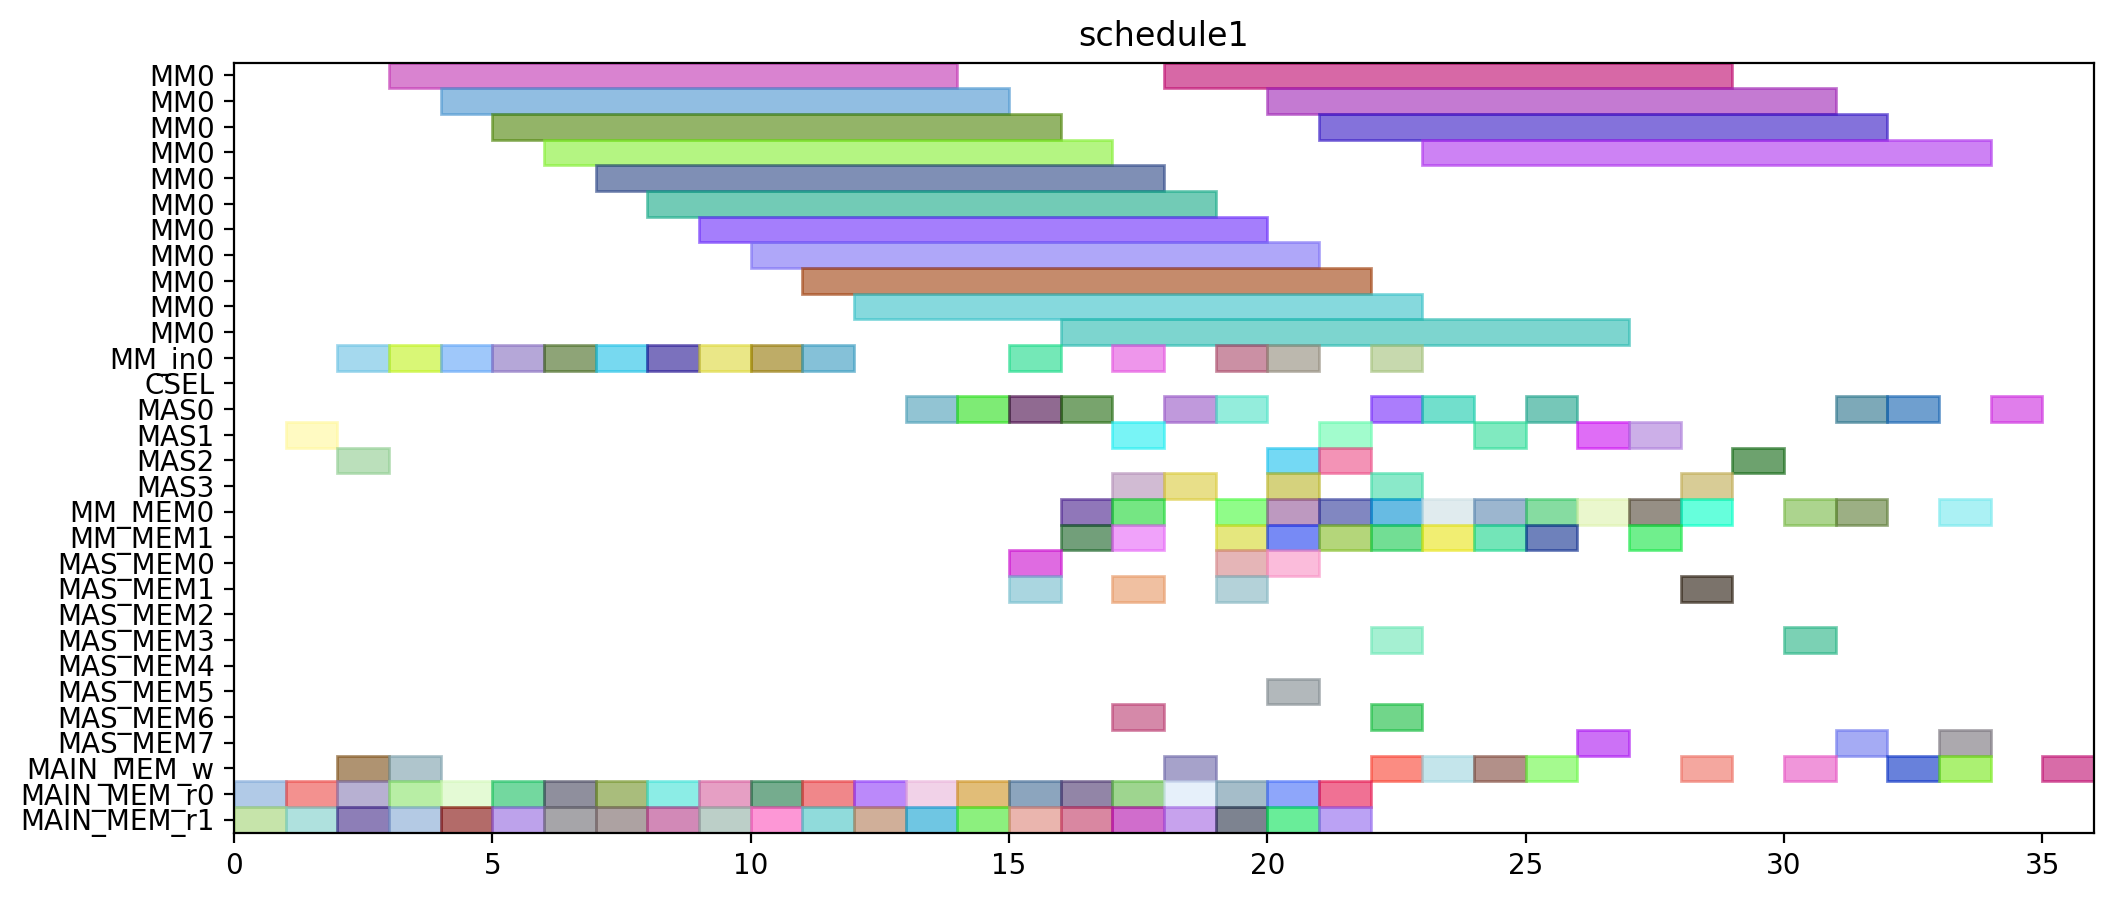

Recreate this plot in Python.
from pyschedule import Scenario, solvers, plotters, alt


def solve():
	horizon = 143
	S = Scenario("schedule1", horizon=horizon)

	# resource
	MM = S.Resources('MM', num=1, size=11)
	MM_in = S.Resources('MM_in', num=1)
	CSEL = S.Resource('CSEL')
	MAS = S.Resources('MAS', num=4, size=1, periods=range(1, horizon))
	MM_MEM = S.Resources('MM_MEM', num=2)
	MAS_MEM = S.Resources('MAS_MEM', num=8)
	MAIN_MEM_w = S.Resource('MAIN_MEM_w', size=1)
	MAIN_MEM_r = S.Resources('MAIN_MEM_r', num=2)

	# result of previous scheduling
	c001_mem0 = S.Task('c001_mem0', length=1, delay_cost=1)
	S += c001_mem0 >= 0
	c001_mem0 += MAIN_MEM_r[0]

	c001_mem1 = S.Task('c001_mem1', length=1, delay_cost=1)
	S += c001_mem1 >= 0
	c001_mem1 += MAIN_MEM_r[1]

	c000_mem0 = S.Task('c000_mem0', length=1, delay_cost=1)
	S += c000_mem0 >= 1
	c000_mem0 += MAIN_MEM_r[0]

	c000_mem1 = S.Task('c000_mem1', length=1, delay_cost=1)
	S += c000_mem1 >= 1
	c000_mem1 += MAIN_MEM_r[1]

	c001 = S.Task('c001', length=1, delay_cost=1)
	S += c001 >= 1
	c001 += MAS[1]

	c000 = S.Task('c000', length=1, delay_cost=1)
	S += c000 >= 2
	c000 += MAS[2]

	c001_w = S.Task('c001_w', length=1, delay_cost=1)
	S += c001_w >= 2
	c001_w += MAIN_MEM_w

	c20_t1_in = S.Task('c20_t1_in', length=1, delay_cost=1)
	S += c20_t1_in >= 2
	c20_t1_in += MM_in[0]

	c20_t1_mem0 = S.Task('c20_t1_mem0', length=1, delay_cost=1)
	S += c20_t1_mem0 >= 2
	c20_t1_mem0 += MAIN_MEM_r[0]

	c20_t1_mem1 = S.Task('c20_t1_mem1', length=1, delay_cost=1)
	S += c20_t1_mem1 >= 2
	c20_t1_mem1 += MAIN_MEM_r[1]

	c000_w = S.Task('c000_w', length=1, delay_cost=1)
	S += c000_w >= 3
	c000_w += MAIN_MEM_w

	c11_t1_in = S.Task('c11_t1_in', length=1, delay_cost=1)
	S += c11_t1_in >= 3
	c11_t1_in += MM_in[0]

	c11_t1_mem0 = S.Task('c11_t1_mem0', length=1, delay_cost=1)
	S += c11_t1_mem0 >= 3
	c11_t1_mem0 += MAIN_MEM_r[0]

	c11_t1_mem1 = S.Task('c11_t1_mem1', length=1, delay_cost=1)
	S += c11_t1_mem1 >= 3
	c11_t1_mem1 += MAIN_MEM_r[1]

	c20_t1 = S.Task('c20_t1', length=11, delay_cost=1)
	S += c20_t1 >= 3
	c20_t1 += MM[0]

	c10_t1_in = S.Task('c10_t1_in', length=1, delay_cost=1)
	S += c10_t1_in >= 4
	c10_t1_in += MM_in[0]

	c10_t1_mem0 = S.Task('c10_t1_mem0', length=1, delay_cost=1)
	S += c10_t1_mem0 >= 4
	c10_t1_mem0 += MAIN_MEM_r[0]

	c10_t1_mem1 = S.Task('c10_t1_mem1', length=1, delay_cost=1)
	S += c10_t1_mem1 >= 4
	c10_t1_mem1 += MAIN_MEM_r[1]

	c11_t1 = S.Task('c11_t1', length=11, delay_cost=1)
	S += c11_t1 >= 4
	c11_t1 += MM[0]

	c10_t1 = S.Task('c10_t1', length=11, delay_cost=1)
	S += c10_t1 >= 5
	c10_t1 += MM[0]

	c11_t0_in = S.Task('c11_t0_in', length=1, delay_cost=1)
	S += c11_t0_in >= 5
	c11_t0_in += MM_in[0]

	c11_t0_mem0 = S.Task('c11_t0_mem0', length=1, delay_cost=1)
	S += c11_t0_mem0 >= 5
	c11_t0_mem0 += MAIN_MEM_r[0]

	c11_t0_mem1 = S.Task('c11_t0_mem1', length=1, delay_cost=1)
	S += c11_t0_mem1 >= 5
	c11_t0_mem1 += MAIN_MEM_r[1]

	c01_t0_in = S.Task('c01_t0_in', length=1, delay_cost=1)
	S += c01_t0_in >= 6
	c01_t0_in += MM_in[0]

	c01_t0_mem0 = S.Task('c01_t0_mem0', length=1, delay_cost=1)
	S += c01_t0_mem0 >= 6
	c01_t0_mem0 += MAIN_MEM_r[0]

	c01_t0_mem1 = S.Task('c01_t0_mem1', length=1, delay_cost=1)
	S += c01_t0_mem1 >= 6
	c01_t0_mem1 += MAIN_MEM_r[1]

	c11_t0 = S.Task('c11_t0', length=11, delay_cost=1)
	S += c11_t0 >= 6
	c11_t0 += MM[0]

	c01_t0 = S.Task('c01_t0', length=11, delay_cost=1)
	S += c01_t0 >= 7
	c01_t0 += MM[0]

	c21_t1_in = S.Task('c21_t1_in', length=1, delay_cost=1)
	S += c21_t1_in >= 7
	c21_t1_in += MM_in[0]

	c21_t1_mem0 = S.Task('c21_t1_mem0', length=1, delay_cost=1)
	S += c21_t1_mem0 >= 7
	c21_t1_mem0 += MAIN_MEM_r[0]

	c21_t1_mem1 = S.Task('c21_t1_mem1', length=1, delay_cost=1)
	S += c21_t1_mem1 >= 7
	c21_t1_mem1 += MAIN_MEM_r[1]

	c21_t0_in = S.Task('c21_t0_in', length=1, delay_cost=1)
	S += c21_t0_in >= 8
	c21_t0_in += MM_in[0]

	c21_t0_mem0 = S.Task('c21_t0_mem0', length=1, delay_cost=1)
	S += c21_t0_mem0 >= 8
	c21_t0_mem0 += MAIN_MEM_r[0]

	c21_t0_mem1 = S.Task('c21_t0_mem1', length=1, delay_cost=1)
	S += c21_t0_mem1 >= 8
	c21_t0_mem1 += MAIN_MEM_r[1]

	c21_t1 = S.Task('c21_t1', length=11, delay_cost=1)
	S += c21_t1 >= 8
	c21_t1 += MM[0]

	c20_t0_in = S.Task('c20_t0_in', length=1, delay_cost=1)
	S += c20_t0_in >= 9
	c20_t0_in += MM_in[0]

	c20_t0_mem0 = S.Task('c20_t0_mem0', length=1, delay_cost=1)
	S += c20_t0_mem0 >= 9
	c20_t0_mem0 += MAIN_MEM_r[0]

	c20_t0_mem1 = S.Task('c20_t0_mem1', length=1, delay_cost=1)
	S += c20_t0_mem1 >= 9
	c20_t0_mem1 += MAIN_MEM_r[1]

	c21_t0 = S.Task('c21_t0', length=11, delay_cost=1)
	S += c21_t0 >= 9
	c21_t0 += MM[0]

	c10_t0_in = S.Task('c10_t0_in', length=1, delay_cost=1)
	S += c10_t0_in >= 10
	c10_t0_in += MM_in[0]

	c10_t0_mem0 = S.Task('c10_t0_mem0', length=1, delay_cost=1)
	S += c10_t0_mem0 >= 10
	c10_t0_mem0 += MAIN_MEM_r[0]

	c10_t0_mem1 = S.Task('c10_t0_mem1', length=1, delay_cost=1)
	S += c10_t0_mem1 >= 10
	c10_t0_mem1 += MAIN_MEM_r[1]

	c20_t0 = S.Task('c20_t0', length=11, delay_cost=1)
	S += c20_t0 >= 10
	c20_t0 += MM[0]

	c01_t1_in = S.Task('c01_t1_in', length=1, delay_cost=1)
	S += c01_t1_in >= 11
	c01_t1_in += MM_in[0]

	c01_t1_mem0 = S.Task('c01_t1_mem0', length=1, delay_cost=1)
	S += c01_t1_mem0 >= 11
	c01_t1_mem0 += MAIN_MEM_r[0]

	c01_t1_mem1 = S.Task('c01_t1_mem1', length=1, delay_cost=1)
	S += c01_t1_mem1 >= 11
	c01_t1_mem1 += MAIN_MEM_r[1]

	c10_t0 = S.Task('c10_t0', length=11, delay_cost=1)
	S += c10_t0 >= 11
	c10_t0 += MM[0]

	c01_t1 = S.Task('c01_t1', length=11, delay_cost=1)
	S += c01_t1 >= 12
	c01_t1 += MM[0]

	c11_t2_mem0 = S.Task('c11_t2_mem0', length=1, delay_cost=1)
	S += c11_t2_mem0 >= 12
	c11_t2_mem0 += MAIN_MEM_r[0]

	c11_t2_mem1 = S.Task('c11_t2_mem1', length=1, delay_cost=1)
	S += c11_t2_mem1 >= 12
	c11_t2_mem1 += MAIN_MEM_r[1]

	c01_t2_mem0 = S.Task('c01_t2_mem0', length=1, delay_cost=1)
	S += c01_t2_mem0 >= 13
	c01_t2_mem0 += MAIN_MEM_r[0]

	c01_t2_mem1 = S.Task('c01_t2_mem1', length=1, delay_cost=1)
	S += c01_t2_mem1 >= 13
	c01_t2_mem1 += MAIN_MEM_r[1]

	c11_t2 = S.Task('c11_t2', length=1, delay_cost=1)
	S += c11_t2 >= 13
	c11_t2 += MAS[0]

	c01_t2 = S.Task('c01_t2', length=1, delay_cost=1)
	S += c01_t2 >= 14
	c01_t2 += MAS[0]

	c11_t3_mem0 = S.Task('c11_t3_mem0', length=1, delay_cost=1)
	S += c11_t3_mem0 >= 14
	c11_t3_mem0 += MAIN_MEM_r[0]

	c11_t3_mem1 = S.Task('c11_t3_mem1', length=1, delay_cost=1)
	S += c11_t3_mem1 >= 14
	c11_t3_mem1 += MAIN_MEM_r[1]

	c11_t3 = S.Task('c11_t3', length=1, delay_cost=1)
	S += c11_t3 >= 15
	c11_t3 += MAS[0]

	c20_t3_mem0 = S.Task('c20_t3_mem0', length=1, delay_cost=1)
	S += c20_t3_mem0 >= 15
	c20_t3_mem0 += MAIN_MEM_r[0]

	c20_t3_mem1 = S.Task('c20_t3_mem1', length=1, delay_cost=1)
	S += c20_t3_mem1 >= 15
	c20_t3_mem1 += MAIN_MEM_r[1]

	c20_t2_mem0 = S.Task('c20_t2_mem0', length=1, delay_cost=1)
	S += c20_t2_mem0 >= 16
	c20_t2_mem0 += MAIN_MEM_r[0]

	c20_t2_mem1 = S.Task('c20_t2_mem1', length=1, delay_cost=1)
	S += c20_t2_mem1 >= 16
	c20_t2_mem1 += MAIN_MEM_r[1]

	c20_t3 = S.Task('c20_t3', length=1, delay_cost=1)
	S += c20_t3 >= 16
	c20_t3 += MAS[0]

	c10_t2_mem0 = S.Task('c10_t2_mem0', length=1, delay_cost=1)
	S += c10_t2_mem0 >= 17
	c10_t2_mem0 += MAIN_MEM_r[0]

	c10_t2_mem1 = S.Task('c10_t2_mem1', length=1, delay_cost=1)
	S += c10_t2_mem1 >= 17
	c10_t2_mem1 += MAIN_MEM_r[1]

	c20_t2 = S.Task('c20_t2', length=1, delay_cost=1)
	S += c20_t2 >= 17
	c20_t2 += MAS[3]

	c01_t3_mem0 = S.Task('c01_t3_mem0', length=1, delay_cost=1)
	S += c01_t3_mem0 >= 18
	c01_t3_mem0 += MAIN_MEM_r[0]

	c01_t3_mem1 = S.Task('c01_t3_mem1', length=1, delay_cost=1)
	S += c01_t3_mem1 >= 18
	c01_t3_mem1 += MAIN_MEM_r[1]

	c10_t2 = S.Task('c10_t2', length=1, delay_cost=1)
	S += c10_t2 >= 18
	c10_t2 += MAS[0]

	c01_t3 = S.Task('c01_t3', length=1, delay_cost=1)
	S += c01_t3 >= 19
	c01_t3 += MAS[0]

	c10_t3_mem0 = S.Task('c10_t3_mem0', length=1, delay_cost=1)
	S += c10_t3_mem0 >= 19
	c10_t3_mem0 += MAIN_MEM_r[0]

	c10_t3_mem1 = S.Task('c10_t3_mem1', length=1, delay_cost=1)
	S += c10_t3_mem1 >= 19
	c10_t3_mem1 += MAIN_MEM_r[1]

	c10_t3 = S.Task('c10_t3', length=1, delay_cost=1)
	S += c10_t3 >= 20
	c10_t3 += MAS[2]

	c21_t3_mem0 = S.Task('c21_t3_mem0', length=1, delay_cost=1)
	S += c21_t3_mem0 >= 20
	c21_t3_mem0 += MAIN_MEM_r[0]

	c21_t3_mem1 = S.Task('c21_t3_mem1', length=1, delay_cost=1)
	S += c21_t3_mem1 >= 20
	c21_t3_mem1 += MAIN_MEM_r[1]

	c21_t2_mem0 = S.Task('c21_t2_mem0', length=1, delay_cost=1)
	S += c21_t2_mem0 >= 21
	c21_t2_mem0 += MAIN_MEM_r[0]

	c21_t2_mem1 = S.Task('c21_t2_mem1', length=1, delay_cost=1)
	S += c21_t2_mem1 >= 21
	c21_t2_mem1 += MAIN_MEM_r[1]

	c21_t3 = S.Task('c21_t3', length=1, delay_cost=1)
	S += c21_t3 >= 21
	c21_t3 += MAS[1]

	c21_t2 = S.Task('c21_t2', length=1, delay_cost=1)
	S += c21_t2 >= 22
	c21_t2 += MAS[3]


	# new tasks
	c10_t4 = S.Task('c10_t4', length=11, delay_cost=1)
	c10_t4 += alt(MM)
	c10_t4_in = S.Task('c10_t4_in', length=1, delay_cost=1)
	c10_t4_in += alt(MM_in)
	S += c10_t4_in*MM_in[0]<=c10_t4*MM[0]
	c10_t4_mem0 = S.Task('c10_t4_mem0', length=1, delay_cost=1)
	c10_t4_mem0 += MAS_MEM[0]
	S += 18 < c10_t4_mem0
	S += c10_t4_mem0 <= c10_t4

	c10_t4_mem1 = S.Task('c10_t4_mem1', length=1, delay_cost=1)
	c10_t4_mem1 += MAS_MEM[5]
	S += 20 < c10_t4_mem1
	S += c10_t4_mem1 <= c10_t4

	c100 = S.Task('c100', length=1, delay_cost=1)
	c100 += alt(MAS)
	S += 18<c100

	c100_w = S.Task('c100_w', length=1, delay_cost=1)
	c100_w += alt(MAIN_MEM_w)
	S += c100 <= c100_w

	c100_mem0 = S.Task('c100_mem0', length=1, delay_cost=1)
	c100_mem0 += MM_MEM[0]
	S += 21 < c100_mem0
	S += c100_mem0 <= c100

	c100_mem1 = S.Task('c100_mem1', length=1, delay_cost=1)
	c100_mem1 += MM_MEM[1]
	S += 15 < c100_mem1
	S += c100_mem1 <= c100

	c10_t5 = S.Task('c10_t5', length=1, delay_cost=1)
	c10_t5 += alt(MAS)
	c10_t5_mem0 = S.Task('c10_t5_mem0', length=1, delay_cost=1)
	c10_t5_mem0 += MM_MEM[0]
	S += 21 < c10_t5_mem0
	S += c10_t5_mem0 <= c10_t5

	c10_t5_mem1 = S.Task('c10_t5_mem1', length=1, delay_cost=1)
	c10_t5_mem1 += MM_MEM[1]
	S += 15 < c10_t5_mem1
	S += c10_t5_mem1 <= c10_t5

	c20_t4 = S.Task('c20_t4', length=11, delay_cost=1)
	c20_t4 += alt(MM)
	c20_t4_in = S.Task('c20_t4_in', length=1, delay_cost=1)
	c20_t4_in += alt(MM_in)
	S += c20_t4_in*MM_in[0]<=c20_t4*MM[0]
	c20_t4_mem0 = S.Task('c20_t4_mem0', length=1, delay_cost=1)
	c20_t4_mem0 += MAS_MEM[6]
	S += 17 < c20_t4_mem0
	S += c20_t4_mem0 <= c20_t4

	c20_t4_mem1 = S.Task('c20_t4_mem1', length=1, delay_cost=1)
	c20_t4_mem1 += MAS_MEM[1]
	S += 16 < c20_t4_mem1
	S += c20_t4_mem1 <= c20_t4

	c200 = S.Task('c200', length=1, delay_cost=1)
	c200 += alt(MAS)
	S += 17<c200

	c200_w = S.Task('c200_w', length=1, delay_cost=1)
	c200_w += alt(MAIN_MEM_w)
	S += c200 <= c200_w

	c200_mem0 = S.Task('c200_mem0', length=1, delay_cost=1)
	c200_mem0 += MM_MEM[0]
	S += 20 < c200_mem0
	S += c200_mem0 <= c200

	c200_mem1 = S.Task('c200_mem1', length=1, delay_cost=1)
	c200_mem1 += MM_MEM[1]
	S += 13 < c200_mem1
	S += c200_mem1 <= c200

	c20_t5 = S.Task('c20_t5', length=1, delay_cost=1)
	c20_t5 += alt(MAS)
	c20_t5_mem0 = S.Task('c20_t5_mem0', length=1, delay_cost=1)
	c20_t5_mem0 += MM_MEM[0]
	S += 20 < c20_t5_mem0
	S += c20_t5_mem0 <= c20_t5

	c20_t5_mem1 = S.Task('c20_t5_mem1', length=1, delay_cost=1)
	c20_t5_mem1 += MM_MEM[1]
	S += 13 < c20_t5_mem1
	S += c20_t5_mem1 <= c20_t5

	c01_t4 = S.Task('c01_t4', length=11, delay_cost=1)
	c01_t4 += alt(MM)
	c01_t4_in = S.Task('c01_t4_in', length=1, delay_cost=1)
	c01_t4_in += alt(MM_in)
	S += c01_t4_in*MM_in[0]<=c01_t4*MM[0]
	c01_t4_mem0 = S.Task('c01_t4_mem0', length=1, delay_cost=1)
	c01_t4_mem0 += MAS_MEM[0]
	S += 14 < c01_t4_mem0
	S += c01_t4_mem0 <= c01_t4

	c01_t4_mem1 = S.Task('c01_t4_mem1', length=1, delay_cost=1)
	c01_t4_mem1 += MAS_MEM[1]
	S += 19 < c01_t4_mem1
	S += c01_t4_mem1 <= c01_t4

	c010 = S.Task('c010', length=1, delay_cost=1)
	c010 += alt(MAS)
	S += 14<c010

	c010_w = S.Task('c010_w', length=1, delay_cost=1)
	c010_w += alt(MAIN_MEM_w)
	S += c010 <= c010_w

	c010_mem0 = S.Task('c010_mem0', length=1, delay_cost=1)
	c010_mem0 += MM_MEM[0]
	S += 17 < c010_mem0
	S += c010_mem0 <= c010

	c010_mem1 = S.Task('c010_mem1', length=1, delay_cost=1)
	c010_mem1 += MM_MEM[1]
	S += 22 < c010_mem1
	S += c010_mem1 <= c010

	c01_t5 = S.Task('c01_t5', length=1, delay_cost=1)
	c01_t5 += alt(MAS)
	c01_t5_mem0 = S.Task('c01_t5_mem0', length=1, delay_cost=1)
	c01_t5_mem0 += MM_MEM[0]
	S += 17 < c01_t5_mem0
	S += c01_t5_mem0 <= c01_t5

	c01_t5_mem1 = S.Task('c01_t5_mem1', length=1, delay_cost=1)
	c01_t5_mem1 += MM_MEM[1]
	S += 22 < c01_t5_mem1
	S += c01_t5_mem1 <= c01_t5

	c11_t4 = S.Task('c11_t4', length=11, delay_cost=1)
	c11_t4 += alt(MM)
	c11_t4_in = S.Task('c11_t4_in', length=1, delay_cost=1)
	c11_t4_in += alt(MM_in)
	S += c11_t4_in*MM_in[0]<=c11_t4*MM[0]
	c11_t4_mem0 = S.Task('c11_t4_mem0', length=1, delay_cost=1)
	c11_t4_mem0 += MAS_MEM[0]
	S += 13 < c11_t4_mem0
	S += c11_t4_mem0 <= c11_t4

	c11_t4_mem1 = S.Task('c11_t4_mem1', length=1, delay_cost=1)
	c11_t4_mem1 += MAS_MEM[1]
	S += 15 < c11_t4_mem1
	S += c11_t4_mem1 <= c11_t4

	c110 = S.Task('c110', length=1, delay_cost=1)
	c110 += alt(MAS)
	S += 13<c110

	c110_w = S.Task('c110_w', length=1, delay_cost=1)
	c110_w += alt(MAIN_MEM_w)
	S += c110 <= c110_w

	c110_mem0 = S.Task('c110_mem0', length=1, delay_cost=1)
	c110_mem0 += MM_MEM[0]
	S += 16 < c110_mem0
	S += c110_mem0 <= c110

	c110_mem1 = S.Task('c110_mem1', length=1, delay_cost=1)
	c110_mem1 += MM_MEM[1]
	S += 14 < c110_mem1
	S += c110_mem1 <= c110

	c11_t5 = S.Task('c11_t5', length=1, delay_cost=1)
	c11_t5 += alt(MAS)
	c11_t5_mem0 = S.Task('c11_t5_mem0', length=1, delay_cost=1)
	c11_t5_mem0 += MM_MEM[0]
	S += 16 < c11_t5_mem0
	S += c11_t5_mem0 <= c11_t5

	c11_t5_mem1 = S.Task('c11_t5_mem1', length=1, delay_cost=1)
	c11_t5_mem1 += MM_MEM[1]
	S += 14 < c11_t5_mem1
	S += c11_t5_mem1 <= c11_t5

	c21_t4 = S.Task('c21_t4', length=11, delay_cost=1)
	c21_t4 += alt(MM)
	c21_t4_in = S.Task('c21_t4_in', length=1, delay_cost=1)
	c21_t4_in += alt(MM_in)
	S += c21_t4_in*MM_in[0]<=c21_t4*MM[0]
	c21_t4_mem0 = S.Task('c21_t4_mem0', length=1, delay_cost=1)
	c21_t4_mem0 += MAS_MEM[6]
	S += 22 < c21_t4_mem0
	S += c21_t4_mem0 <= c21_t4

	c21_t4_mem1 = S.Task('c21_t4_mem1', length=1, delay_cost=1)
	c21_t4_mem1 += MAS_MEM[3]
	S += 21 < c21_t4_mem1
	S += c21_t4_mem1 <= c21_t4

	c210 = S.Task('c210', length=1, delay_cost=1)
	c210 += alt(MAS)
	S += 22<c210

	c210_w = S.Task('c210_w', length=1, delay_cost=1)
	c210_w += alt(MAIN_MEM_w)
	S += c210 <= c210_w

	c210_mem0 = S.Task('c210_mem0', length=1, delay_cost=1)
	c210_mem0 += MM_MEM[0]
	S += 19 < c210_mem0
	S += c210_mem0 <= c210

	c210_mem1 = S.Task('c210_mem1', length=1, delay_cost=1)
	c210_mem1 += MM_MEM[1]
	S += 18 < c210_mem1
	S += c210_mem1 <= c210

	c21_t5 = S.Task('c21_t5', length=1, delay_cost=1)
	c21_t5 += alt(MAS)
	c21_t5_mem0 = S.Task('c21_t5_mem0', length=1, delay_cost=1)
	c21_t5_mem0 += MM_MEM[0]
	S += 19 < c21_t5_mem0
	S += c21_t5_mem0 <= c21_t5

	c21_t5_mem1 = S.Task('c21_t5_mem1', length=1, delay_cost=1)
	c21_t5_mem1 += MM_MEM[1]
	S += 18 < c21_t5_mem1
	S += c21_t5_mem1 <= c21_t5

	c101 = S.Task('c101', length=1, delay_cost=1)
	c101 += alt(MAS)
	S += 18<c101

	c101_w = S.Task('c101_w', length=1, delay_cost=1)
	c101_w += alt(MAIN_MEM_w)
	S += c101 <= c101_w

	c101_mem0 = S.Task('c101_mem0', length=1, delay_cost=1)
	c101_mem0 += alt(MM_MEM)
	S += (c10_t4*MM[0])-1 < c101_mem0*MM_MEM[0]
	S += c101_mem0 <= c101

	c101_mem1 = S.Task('c101_mem1', length=1, delay_cost=1)
	c101_mem1 += alt(MAS_MEM)
	S += (c10_t5*MAS[0])-1 < c101_mem1*MAS_MEM[1]
	S += (c10_t5*MAS[1])-1 < c101_mem1*MAS_MEM[3]
	S += (c10_t5*MAS[2])-1 < c101_mem1*MAS_MEM[5]
	S += (c10_t5*MAS[3])-1 < c101_mem1*MAS_MEM[7]
	S += c101_mem1 <= c101

	c201 = S.Task('c201', length=1, delay_cost=1)
	c201 += alt(MAS)
	S += 17<c201

	c201_w = S.Task('c201_w', length=1, delay_cost=1)
	c201_w += alt(MAIN_MEM_w)
	S += c201 <= c201_w

	c201_mem0 = S.Task('c201_mem0', length=1, delay_cost=1)
	c201_mem0 += alt(MM_MEM)
	S += (c20_t4*MM[0])-1 < c201_mem0*MM_MEM[0]
	S += c201_mem0 <= c201

	c201_mem1 = S.Task('c201_mem1', length=1, delay_cost=1)
	c201_mem1 += alt(MAS_MEM)
	S += (c20_t5*MAS[0])-1 < c201_mem1*MAS_MEM[1]
	S += (c20_t5*MAS[1])-1 < c201_mem1*MAS_MEM[3]
	S += (c20_t5*MAS[2])-1 < c201_mem1*MAS_MEM[5]
	S += (c20_t5*MAS[3])-1 < c201_mem1*MAS_MEM[7]
	S += c201_mem1 <= c201

	c011 = S.Task('c011', length=1, delay_cost=1)
	c011 += alt(MAS)
	S += 14<c011

	c011_w = S.Task('c011_w', length=1, delay_cost=1)
	c011_w += alt(MAIN_MEM_w)
	S += c011 <= c011_w

	c011_mem0 = S.Task('c011_mem0', length=1, delay_cost=1)
	c011_mem0 += alt(MM_MEM)
	S += (c01_t4*MM[0])-1 < c011_mem0*MM_MEM[0]
	S += c011_mem0 <= c011

	c011_mem1 = S.Task('c011_mem1', length=1, delay_cost=1)
	c011_mem1 += alt(MAS_MEM)
	S += (c01_t5*MAS[0])-1 < c011_mem1*MAS_MEM[1]
	S += (c01_t5*MAS[1])-1 < c011_mem1*MAS_MEM[3]
	S += (c01_t5*MAS[2])-1 < c011_mem1*MAS_MEM[5]
	S += (c01_t5*MAS[3])-1 < c011_mem1*MAS_MEM[7]
	S += c011_mem1 <= c011

	c111 = S.Task('c111', length=1, delay_cost=1)
	c111 += alt(MAS)
	S += 13<c111

	c111_w = S.Task('c111_w', length=1, delay_cost=1)
	c111_w += alt(MAIN_MEM_w)
	S += c111 <= c111_w

	c111_mem0 = S.Task('c111_mem0', length=1, delay_cost=1)
	c111_mem0 += alt(MM_MEM)
	S += (c11_t4*MM[0])-1 < c111_mem0*MM_MEM[0]
	S += c111_mem0 <= c111

	c111_mem1 = S.Task('c111_mem1', length=1, delay_cost=1)
	c111_mem1 += alt(MAS_MEM)
	S += (c11_t5*MAS[0])-1 < c111_mem1*MAS_MEM[1]
	S += (c11_t5*MAS[1])-1 < c111_mem1*MAS_MEM[3]
	S += (c11_t5*MAS[2])-1 < c111_mem1*MAS_MEM[5]
	S += (c11_t5*MAS[3])-1 < c111_mem1*MAS_MEM[7]
	S += c111_mem1 <= c111

	c211 = S.Task('c211', length=1, delay_cost=1)
	c211 += alt(MAS)
	S += 22<c211

	c211_w = S.Task('c211_w', length=1, delay_cost=1)
	c211_w += alt(MAIN_MEM_w)
	S += c211 <= c211_w

	c211_mem0 = S.Task('c211_mem0', length=1, delay_cost=1)
	c211_mem0 += alt(MM_MEM)
	S += (c21_t4*MM[0])-1 < c211_mem0*MM_MEM[0]
	S += c211_mem0 <= c211

	c211_mem1 = S.Task('c211_mem1', length=1, delay_cost=1)
	c211_mem1 += alt(MAS_MEM)
	S += (c21_t5*MAS[0])-1 < c211_mem1*MAS_MEM[1]
	S += (c21_t5*MAS[1])-1 < c211_mem1*MAS_MEM[3]
	S += (c21_t5*MAS[2])-1 < c211_mem1*MAS_MEM[5]
	S += (c21_t5*MAS[3])-1 < c211_mem1*MAS_MEM[7]
	S += c211_mem1 <= c211

	solvers.mip.solve(S,msg=1,kind='CPLEX',ratio_gap=1.01)

	solution = [['hoge']*len(S.solution()[1]) for i in range(len(S.solution()))]
	for i in range(len(S.solution())):
		for j in range(len(S.solution()[i])):
			solution[i][j]=str(S.solution()[i][j])
	print(solution)

	cycles = int(solution[-1][3])

	pic_file_name = "/home/mfukuda/ABE/multiRAM_multiMAS_16mux/scheduling_result/stage11MM1_stage1MAS4/FROB/schedule1.png"
	if(S.solution() != []):
		plotters.matplotlib.plot(S,img_filename=pic_file_name, show_task_labels=False, fig_size=(cycles*0.25+3, 5))

	return solution
